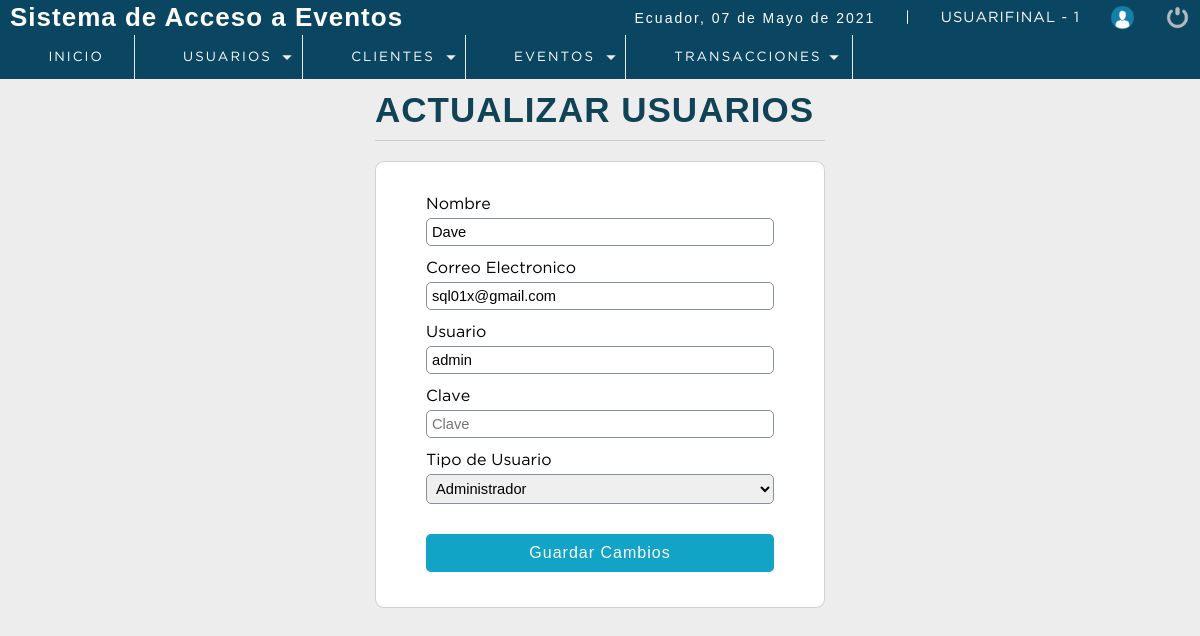
Screenshot of /P_seminarios/sistema/editar_usuario.php?id=1 (signed in) with the database file from the repository.
### tables this page shows
CREATE TABLE `usuario` (
  `idusuario` int(11) NOT NULL,
  `nombre` varchar(50) DEFAULT NULL,
  `correo` varchar(100) DEFAULT NULL,
  `usuario` varchar(15) DEFAULT NULL,
  `clave` varchar(100) DEFAULT NULL,
  `rol` int(11) DEFAULT NULL,
  `Status` int(11) NOT NULL DEFAULT 1,
  `cod_cliente` int(11) DEFAULT 0
);

CREATE TABLE `rol` (
  `idrol` int(11) NOT NULL,
  `rol` varchar(20) DEFAULT NULL
);

### P_seminarios/sistema/editar_usuario.php (the view, shortened to what this page needs)
<?php
 include "../conection.php";
$iduser = $_REQUEST['id'];
$sql = mysqli_query($conection,"SELECT u.idusuario, u.nombre, u.correo, u.usuario, (u.rol) AS idrol, (r.rol) as rol
                                FROM usuario u
                                INNER JOIN rol r
                                ON u.rol = r.idrol
                                WHERE idusuario = $iduser AND Status = 1");
$result_sql = mysqli_num_rows($sql);
if($result_sql == 0){
    header('Location: lista_usuarios.php');
}else{
    $option = '';
    while ($data = mysqli_fetch_array($sql)) {
        $nombre     = $data['nombre'];
        $correo     = $data['correo'];
        $usuario    = $data['usuario'];
        $idrol      = $data['idrol'];
        $rol        = $data['rol'];
        if ($idrol == 1) {
            $option = '<option value="'.$idrol.'" select>'.$rol.'</option>';
        }else if ($idrol == 2) {
            $option = '<option value="'.$idrol.'" select>'.$rol.'</option>';
        }else if ($idrol == 3) {
            $option = '<option value="'.$idrol.'" select>'.$rol.'</option>';
        }
    }
}
?>
<!DOCTYPE html>
<html lang="en">
<head>
	<?php include "includes/scripts.php"?>
</head>
<body>
 <?php include "includes/header.php"?>
	<section id="container">
		<div class="form_registre">
        <h1>ACTUALIZAR USUARIOS</h1>
        <hr>
        <form action="" method="post">
            <label for="nombre">Nombre</label>
            <input type="text" name="nombre" id="nombre" placeholder="Nombre Completo" value="<?php echo $nombre; ?>">
            <label for="nombre">Correo Electronico</label>
            <input type="email" name="correo" id="correo" placeholder="Correo Electronico " value="<?php echo $correo; ?>">
            <label for="usuario">Usuario</label>
            <input type="text" name="usuario" id="usuario" placeholder="Usuario" value="<?php echo $usuario; ?>">
            <label for="nombre">Clave</label>
            <input type="password" name="clave" id="clave" placeholder="Clave" value="">
            <label for="nombre">Tipo de Usuario</label>
            <select name="rol" id="rol" class="notItemOne">
                <?php
                 echo $option;
                      ?>
            </select>
            <input type="submit" value="Guardar Cambios" class="btn_save">
        </form>
        </div>
	</section>
</body>
</html>

### P_seminarios/sistema/css/style.css (style rules this page uses)
* { margin: 0; padding: 0; box-sizing: border-box; }
body { background: #ededed; }
h1, h2, h3, h4, h5, h6 { font-family: 'arial'; font-weight: bold; letter-spacing: 1px; }
h1 { font-size: 26px; }
#container { padding: 90px 15px 15px; }
.form_registre { width: 450px; margin: auto; }
.form_registre h1 { color: #0f4355; margin-top: auto; }
hr { border: 0; background: #CCC; height: 1px; margin: 10px 0; display: block; }
form { border: 2px solid #78909C; border-radius: 2%; background: #FFF; margin: auto; padding: 20px 50px; border: 1px solid #d1d1d1; }
label { display: block; font-size: 12pt ; font-family: 'GothamBook'; margin: 15px auto 5px auto; }
input,select { display: block; width: 100%; font-size: 11pt; padding: 5px; border: 1px solid #85929e; border-radius: 5px; }
.notItemOne option:first-child { display: none; }
.btn_save { font-size: 12pt; background: #12a4c6; padding: 10px; color: #FFF; letter-spacing: 1px; border: 0; cursor: pointer; margin: 30px auto 15px auto; display: block; border-radius: 5px; }
#container h1 { font-size: 35px; display: inline-block; }

### rows the page displays
usuario: nombre "Dave", correo "sql01x@gmail.com", usuario "admin", rol "Administrador"

### other values shown
fechaC() "07 de Mayo de 2021"
$_SESSION['user'] "USUARIFINAL"
$_SESSION['rol'] "1"
